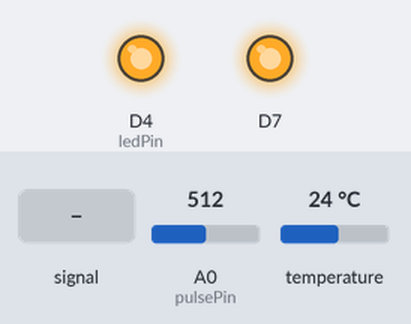
Simulated run of this sketch. Board: ESP8266 (NodeMCU). Parts: output pins drawn as LEDs (lit = HIGH). Dashed ring = blinking. The test bench sets the inputs (shaded band); at power-on: temperature 24 °C, A0 (pulsePin) = 512. WiFi joins after 1.5 s; servers stay silent unless stated; what the sketch prints to the serial monitor is not drawn.

Above: at 3.5 s.
3.6 s: A0 (pulsePin) fed a 200 Hz sine of ±255 counts around its level
At 3.82 s:
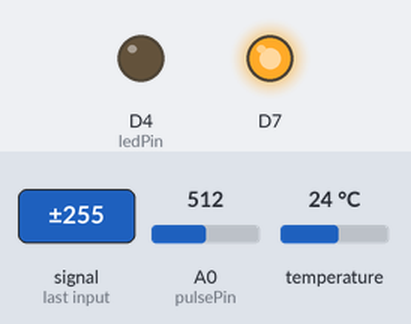
6.6 s: temperature set to 37.7 °C
8.7 s: temperature set to 38.4 °C
At 10.6 s:
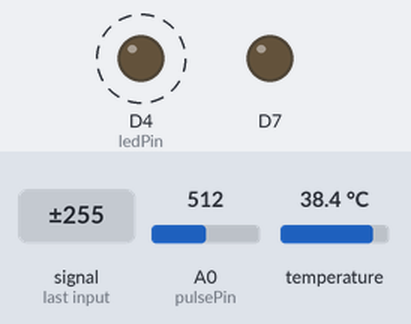
11.7 s: A0 (pulsePin) set to 610
14.7 s: A0 (pulsePin) set to 584
At 15.8 s:
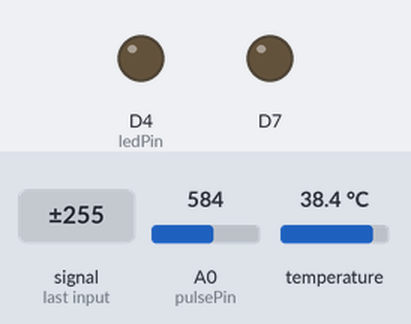
16.2 s: A0 (pulsePin) set to 716
At 17.33 s:
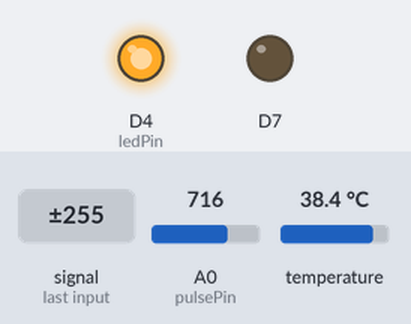
Timing chart, 0 to 20.2 s (numbered marks = the images above; inputs shaded):
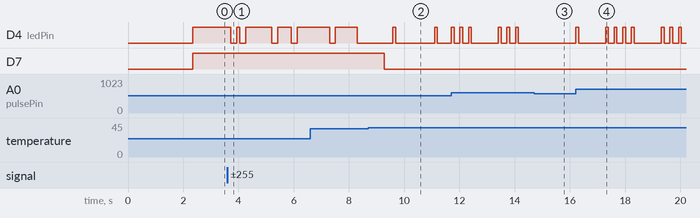

Measured:
- the behaviour switches between 38 and 38.1 °C on temperature (found by bisection; images 1 and 2)
- after the input at 3.6 s, D4 (ledPin): HIGH → LOW after 0.12 s, → HIGH 0.21 s later, → LOW 0.11 s later, → HIGH 0.21 s later, … (8 changes in this stretch)
- after the input at 8.7 s, D7: HIGH → LOW after 0.57 s
- after the input at 14.7 s, D4 (ledPin): stops changing and stays LOW
- after the input at 16.2 s, D4 (ledPin): LOW → HIGH at once, → LOW 0.10 s later, → HIGH 0.98 s later, → LOW 0.10 s later, … (16 changes in this stretch)

The sketch:

VitalSenseMonitor.ino
```cpp
/* Fill-in information from Blynk Device Info here */
#define BLYNK_TEMPLATE_ID "TMPL6RmAPvmwP"
#define BLYNK_AUTH_TOKEN "tq_lPJiWvlUe4CQLTCf7FT8hOSjGxOIL"

/* Comment this out to disable prints and save space */
#define BLYNK_PRINT Serial

#include<ESP8266WiFi.h>
#include<BlynkSimpleEsp8266.h>
#include<OneWire.h>
#include<DallasTemperature.h>
#define ONE_WIRE_BUS D5

OneWire oneWire(ONE_WIRE_BUS);
DallasTemperature sensors(&oneWire);


// Define the pulse sensor settings
const int pulsePin = A0; // the pulse sensor pin
const int ledPin = D4; // the LED pin
int pulseValue; // the pulse sensor value
int bpm; // the heart rate in beats per minute

// Your WiFi credentials.
// Set password to "" for open networks.
char auth[] = BLYNK_AUTH_TOKEN;
char ssid[]="Hewigoegein";//isi dengan nama wifi
char pass[]="nomadenexe01";//isi dengan pass wifi;
BlynkTimer timer;

void kendali(){
float t, Signal;
t=sensors.getTempCByIndex(0); //suhu badan
Signal = 0;
if (t >38){
digitalWrite(D4,LOW);
digitalWrite(D7,LOW);
} else {
digitalWrite(D4,HIGH);
digitalWrite(D7,HIGH);
}
}

void sendsensor()
{
float t,Signal;
Serial.print("Membaca Suhu...");
sensors.requestTemperatures();
t = sensors.getTempCByIndex(0);
Serial.println("DONE");
Serial.print("Suhu yang terbaca: ");
Serial.println(t);

Blynk.virtualWrite(V6,t);
}

void setup(void)
 {
  // Start the serial communication
  Serial.begin(9600);
  sensors.begin();

  // Connect to WiFi
  WiFi.begin(ssid, pass);
  while (WiFi.status() != WL_CONNECTED) {
    delay(1000);
    Serial.println("Connecting to WiFi...");
  }
  Serial.println("Connected to WiFi");

  // Connect to Blynk
  Blynk.begin(auth, ssid, pass);
  while (!Blynk.connected()) {
    Serial.println("Connecting to Blynk...");
    delay(1000);
  }
  Serial.println("Connected to Blynk");

  // Set up the pulse sensor
  pinMode(pulsePin, INPUT);
  pinMode(ledPin, OUTPUT);
  digitalWrite(ledPin, LOW);

pinMode(D7,OUTPUT);
pinMode(LED_BUILTIN,OUTPUT);
timer.setInterval(2000L, sendsensor);
timer.setInterval(10L, kendali);
////////////////////////////////////////////////////////////////
 }

void loop(void)
 {
  // Read the pulse sensor value
  pulseValue = analogRead(pulsePin);

  // Detect the pulse
  if (pulseValue > 600) {
    digitalWrite(ledPin, HIGH); // turn on the LED
    delay(100); // wait for a short time
    digitalWrite(ledPin, LOW); // turn off the LED
    bpm = 60000 / pulseValue; // calculate the heart rate in beats per minute
    Serial.print("Heart rate: ");
    Serial.print(bpm);
    Serial.println(" BPM");

    // Send the heart rate to Blynk
    Blynk.virtualWrite(V1, bpm);
    delay(200);

    // Print the heart rate on the serial monitor
    String message = "Heart rate: " + String(bpm) + " BPM";
    Serial.println(message);
  }


  // Run the Blynk loop
  Blynk.run();
  timer.run();
}
```
